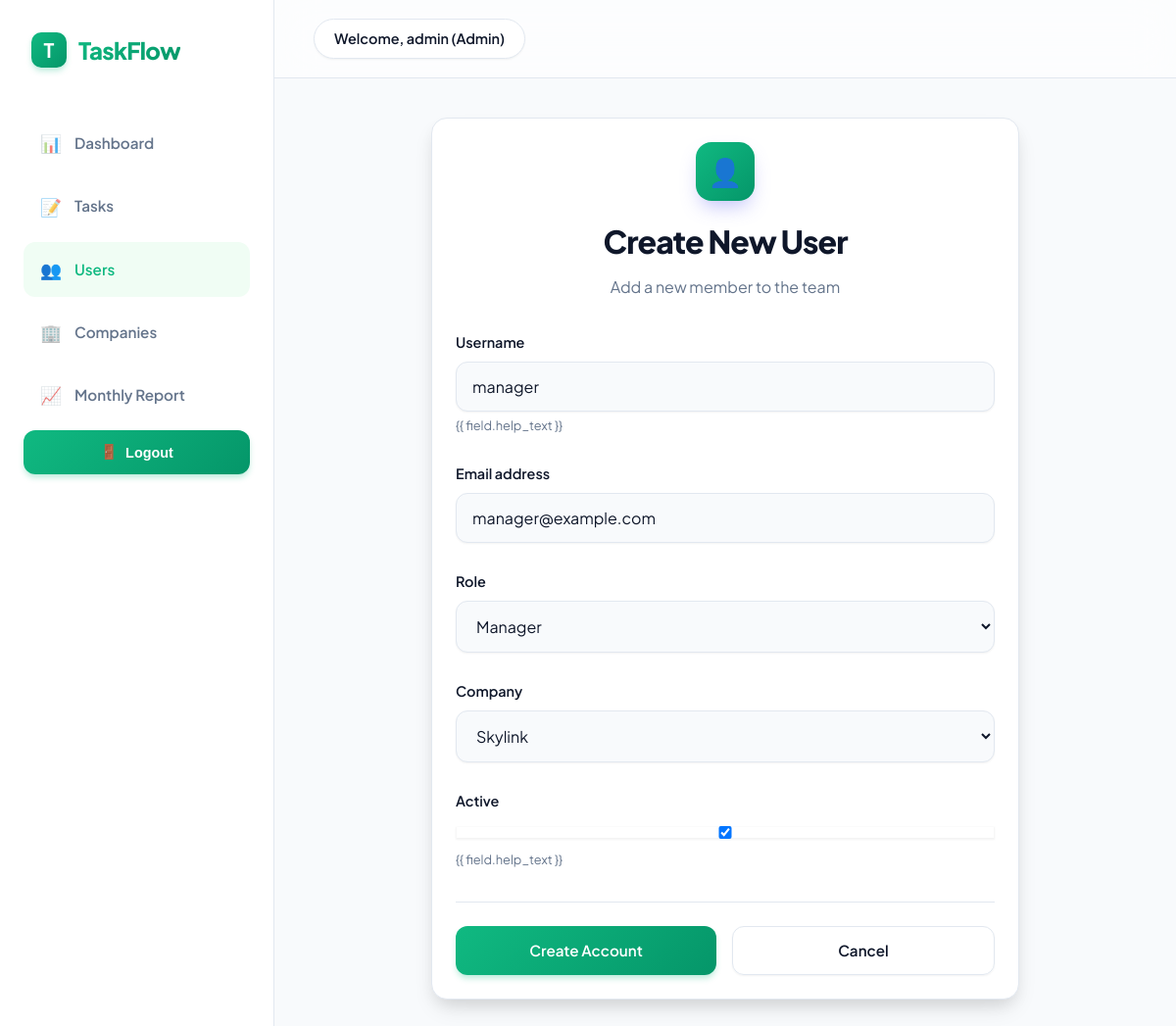
The page /user/2/update/ (signed in) on the database its author committed.
### core/models.py (models this page shows, shortened)
class User(AbstractUser):
    ADMIN = 'admin'
    MANAGER = 'manager'
    STAFF = 'staff'
    ROLE_CHOICES = [
        (ADMIN, 'Admin'),
        (MANAGER, 'Manager'),
        (STAFF, 'Staff'),
    ]
    role = models.CharField(max_length=10, choices=ROLE_CHOICES, default=STAFF)
    company = models.ForeignKey(Company, on_delete=models.SET_NULL, null=True, blank=True, related_name='users')
    def is_admin(self):
        return self.role == self.ADMIN

### core/views.py (the view)
# urls.py: path('user/<int:pk>/update/', views.user_update, name='user-update'),
@login_required
@user_passes_test(lambda u: u.is_admin())
def user_update(request, pk):
    user = get_object_or_404(User, pk=pk)
    if request.method == 'POST':
        form = UserUpdateForm(request.POST, instance=user)
        if form.is_valid():
            form.save()
            messages.success(request, 'User updated successfully!')
            return redirect('user-list')
    else:
        form = UserUpdateForm(instance=user)
    if request.headers.get('x-requested-with') == 'XMLHttpRequest':
        return render(request, 'core/user_form_partial.html', {'form': form, 'target_user': user})
    return render(request, 'core/user_form.html', {'form': form, 'target_user': user})

### core/forms.py
class UserUpdateForm(forms.ModelForm):
    class Meta:
        model = User
        fields = ('username', 'email', 'role', 'company', 'is_active')
    def __init__(self, *args, **kwargs):
        super().__init__(*args, **kwargs)
        for field in self.fields.values():
            field.widget.attrs.update({'class': 'form-control'})

### core/models.py (called while the page is built)
    def __str__(self):
        return self.name

### templates/core/user_form.html (shortened to what this page needs)
{% extends 'base.html' %}
{% block content %}
<div class="user-creation-container" style="max-width: 600px; margin: 0 auto; opacity: 0; transform: translateY(20px);">
    <div class="card">
        <div style="margin-bottom: 2rem; text-align: center;">
            <div style="
                width: 60px;
                height: 60px;
                background: linear-gradient(135deg, #10b981, #059669);
                border-radius: 16px;
                display: flex;
                align-items: center;
                justify-content: center;
                margin: 0 auto 1rem;
                font-size: 1.75rem;
                box-shadow: 0 10px 20px -5px rgba(99, 102, 241, 0.4);
            ">
                👤
            </div>
            <h1>Create New User</h1>
            <p style="color: var(--text-secondary);">Add a new member to the team</p>
        </div>
        <form method="post">
            {% for field in form %}
            <div class="form-group" style="opacity: 0; transform: translateX(-10px);">
                <label for="{{ field.id_for_label }}">{{ field.label }}</label>
                {{ field }}
                {% if field.help_text %}
                <small class="form-text"
                    style="color: var(--text-secondary); font-size: 0.8rem; margin-top: 0.25rem; display: block;">{{
                    field.help_text }}</small>
                {% endif %}
            </div>
            {% endfor %}
            <div class="form-actions"
                style="display: flex; gap: 1rem; margin-top: 2rem; padding-top: 1.5rem; border-top: 1px solid var(--border-color);">
                <button type="submit" class="btn btn-primary" style="flex: 1; justify-content: center;">
                    Create Account
                </button>
                <a href="{% url 'dashboard' %}" class="btn"
                    style="flex: 1; justify-content: center; background: transparent; border-color: var(--border-color);">
                    Cancel
                </a>
            </div>
        </form>
    </div>
</div>
{% endblock %}

### templates/base.html (shortened to what this page needs)
{% load static %}
<!DOCTYPE html>
<html lang="en">
<head>
    <link rel="stylesheet" href="{% static 'css/style.css' %}?v=2.0">
</head>
<body>
    <div class="app-container">
        <nav id="sidebar" class="sidebar">
            <div class="logo">
                <div class="logo-icon">T</div>
                <h2>TaskFlow</h2>
            </div>
            <ul class="nav-links">
                {% if user.is_authenticated %}
                <li>
                    <a href="{% url 'dashboard' %}"
                        class="nav-item {% if request.resolver_match.url_name == 'dashboard' %}active{% endif %}">
                        <span class="icon">📊</span> Dashboard
                    </a>
                </li>
                <li>
                    <a href="{% url 'task-list' %}"
                        class="nav-item {% if 'task' in request.resolver_match.url_name %}active{% endif %}">
                        <span class="icon">📝</span> Tasks
                    </a>
                </li>
                {% if user.is_admin %}
                <li>
                    <a href="{% url 'user-list' %}"
                        class="nav-item {% if 'user' in request.resolver_match.url_name %}active{% endif %}">
                        <span class="icon">👥</span> Users
                    </a>
                </li>
                <li>
                    <a href="{% url 'company-list' %}"
                        class="nav-item {% if 'company' in request.resolver_match.url_name %}active{% endif %}">
                        <span class="icon">🏢</span> Companies
                    </a>
                </li>
                <li>
                    <a href="{% url 'monthly-report' %}"
                        class="nav-item {% if request.resolver_match.url_name == 'monthly-report' %}active{% endif %}">
                        <span class="icon">📈</span> Monthly Report
                    </a>
                </li>
                {% endif %}
                <li>
                    <form action="{% url 'logout' %}" method="post">
                        <button type="submit" class="btn-logout">
                            <span class="icon">🚪</span> Logout
                        </button>
                    </form>
                </li>
                {% else %}
                <li><a href="{% url 'login' %}"
                        class="nav-item {% if request.resolver_match.url_name == 'login' %}active{% endif %}">Login</a>
                </li>
                {% endif %}
            </ul>
        </nav>
        <main class="main-content">
            <header class="top-bar">
                <div class="user-info">
                    {% if user.is_authenticated %}
                    <span>Welcome, {{ user.username }} ({{ user.get_role_display }})</span>
                    {% endif %}
                </div>
            </header>
            <div class="content-wrapper">
                {% block content %}
                {% endblock %}
            </div>
        </main>
    </div>
</body>
</html>

### rows shown on the page
User: username "admin", role "Admin"
User: form "manager" "manager@example.com" "Manager" "Skylink" "☑"

### other values the page prints
{{ field.label }} "Username" "Email address" "Role" "Company" "Active"
